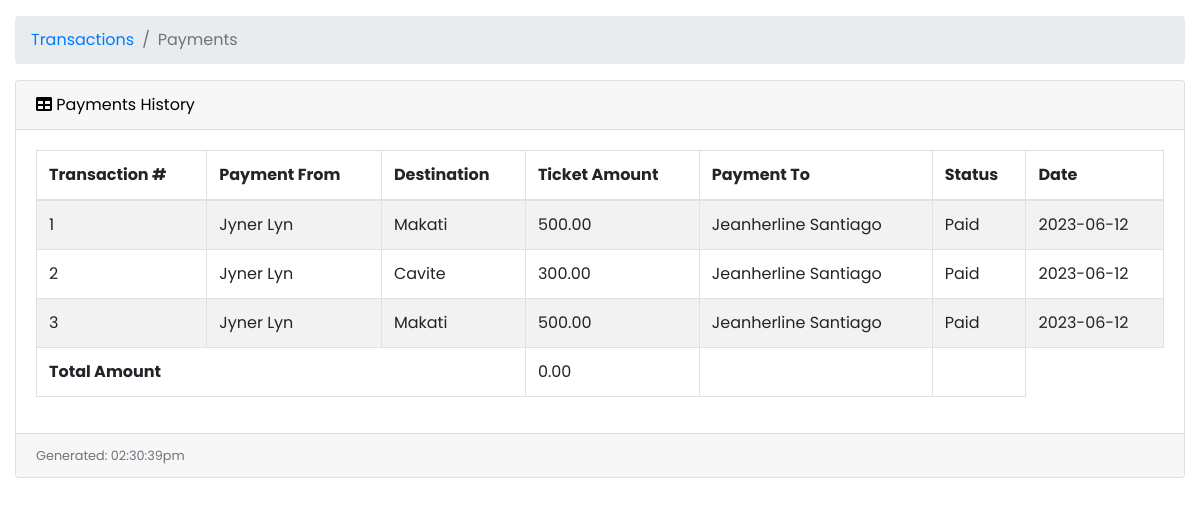
The page /user/payments.php (signed in) on the database its author committed.
### tables this page shows
CREATE TABLE `payment` (
  `payment_id` int(11) NOT NULL,
  `booking_id` int(11) NOT NULL,
  `ticket_amount` decimal(6,2) NOT NULL,
  `payment_to` varchar(30) NOT NULL,
  `payment_status` varchar(15) NOT NULL,
  `date` date NOT NULL,
  `created_at` timestamp NOT NULL DEFAULT current_timestamp(),
  `updated_at` timestamp NOT NULL DEFAULT current_timestamp() ON UPDATE current_timestamp()
);

CREATE TABLE `user_profile` (
  `user_id` int(11) NOT NULL,
  `profile_photo` varchar(255) DEFAULT NULL,
  `first_name` varchar(30) NOT NULL,
  `middle_name` varchar(30) NOT NULL,
  `last_name` varchar(30) NOT NULL,
  `city_id` int(11) NOT NULL,
  `nationality` varchar(30) NOT NULL,
  `gender` varchar(10) NOT NULL,
  `birthdate` date NOT NULL,
  `email` varchar(50) NOT NULL,
  `password` varchar(255) NOT NULL,
  `ticket_balance` varchar(255) DEFAULT NULL,
  `role` varchar(255) NOT NULL,
  `is_vaxxed` tinyint(1) NOT NULL DEFAULT 0,
  `vax_card` varchar(255) DEFAULT NULL,
  `is_agree` tinyint(1) NOT NULL DEFAULT 1,
  `created_at` timestamp NOT NULL DEFAULT current_timestamp(),
  `updated_at` timestamp NOT NULL DEFAULT current_timestamp() ON UPDATE current_timestamp()
);

CREATE TABLE `route` (
  `route_id` int(11) NOT NULL,
  `car_id` int(11) NOT NULL,
  `pickup_loc` varchar(255) NOT NULL,
  `dropoff_loc` varchar(255) NOT NULL,
  `departure` datetime NOT NULL DEFAULT current_timestamp(),
  `est_arrival_time` time NOT NULL,
  `route_status` varchar(15) NOT NULL,
  `cancellation_reason` varchar(255) DEFAULT NULL,
  `created_at` timestamp NOT NULL DEFAULT current_timestamp(),
  `updated_at` timestamp NOT NULL DEFAULT current_timestamp() ON UPDATE current_timestamp()
);

### user/payments.php (the view, shortened to what this page needs)
<?php
include('../db.php');
?>
<!DOCTYPE html>
<html lang="en">
<head>
    <link href="vendor/fontawesome-free/css/all.min.css" rel="stylesheet" type="text/css">
    <link href="vendor/datatables/dataTables.bootstrap4.css" rel="stylesheet">
    <link href="vendor/css/sb-admin.css" rel="stylesheet">
</head>
<body id="page-top">
    <div id="wrapper">
        <div id="content-wrapper">
            <div class="container-fluid">
                <?php
                if ($_SESSION['role'] == "City Admin" || $_SESSION['role'] == "Main Admin") {
                ?>
                    <ol class="breadcrumb">
                        <li class="breadcrumb-item">
                            <a href="#">Transactions</a>
                        </li>
                        <li class="breadcrumb-item active">Payments</li>
                    </ol>
                    <div class="card mb-3">
                        <div class="card-header">
                            <i class="fas fa-table"></i>
                            Payments History
                        </div>
                        <div class="card-body">
                            <div class="table-responsive">
                                <table class="table table-bordered table-striped table-hover" id="dataTable" width="100%" cellspacing="0">
                                    <thead>
                                        <tr>
                                            <th>Transaction #</th>
                                            <th>Payment From</th>
                                            <th>Destination</th>
                                            <th>Ticket Amount</th>
                                            <th>Payment To</th>
                                            <th>Status</th>
                                            <th>Date</th>
                                        </tr>
                                    </thead>
                                    <tbody>
                                        <?php
                                        $query = "SELECT p.*, b.booking_id, u.first_name, u.last_name, r.dropoff_loc
                                        FROM payment p
                                        INNER JOIN booking b ON p.booking_id = b.booking_id
                                        INNER JOIN seat s ON b.seat_id = s.seat_id
                                        INNER JOIN route r ON s.route_id = r.route_id
                                        INNER JOIN user_profile u ON b.user_id = u.user_id
                                        WHERE p.payment_status = 'Paid'
                                        ORDER BY p.created_at ASC";
                                        $stmt = $db->prepare($query);
                                        $stmt->execute();
                                        $result = $stmt->get_result();
                                        $count = 1;
                                        $totalPesoAmount = 0;
                                        $totalTicketAmount = 0;
                                        $totalConvenienceFee = 0;
                                        while ($row = $result->fetch_assoc()) {
                                            echo "<tr>";
                                            echo "<td>" . $count . "</td>";
                                            echo "<td>" . $row['first_name'] . " " . $row['last_name'] . "</td>";
                                            echo "<td>" . $row['dropoff_loc'] . "</td>";
                                            echo "<td>" . number_format($row['ticket_amount'], 2) . "</td>";
                                            echo "<td>" . $row['payment_to'] . "</td>";
                                            echo "<td>" . $row['payment_status'] . "</td>";
                                            echo "<td>" . $row['date'] . "</td>";
                                            echo "</tr>";
                                            $totalTicketAmount += $row['ticket_amount'];
                                            $count++;
                                        }
                                        ?>
                                    <tfoot>
                                        <tr>
                                            <td colspan="3"><b>Total Amount</b></td>
                                            <td colspan="1"><?php echo number_format($totalTicketAmount, 2); ?></td>
                                            <td></td>
                                            <td></td>
                                        </tr>
                                    </tfoot>
                                </table>
                            </div>
                        </div>
                        <div class="card-footer small text-muted">
                            <?php
                            date_default_timezone_set("Africa/Nairobi");
                            echo "Generated: " . date("h:i:sa");
                            ?>
                        </div>
                    </div>
                <?php
                } else if ($_SESSION['role'] == 'Driver') {
                ?>
                    <ol class="breadcrumb">
                        <li class="breadcrumb-item">
                            <a href="#">Transactions</a>
                        </li>
                        <li class="breadcrumb-item active">Payments</li>
                    </ol>
                    <div class="card mb-3">
                        <div class="card-header">
                            <i class="fas fa-table"></i>
                            Payments History
                        </div>
                        <div class="card-body">
                            <div class="table-responsive">
                                <table class="table table-bordered table-striped table-hover" id="dataTable" width="100%" cellspacing="0">
                                    <thead>
                                        <tr>
                                            <th>Transaction #</th>
                                            <th>Payment From</th>
                                            <th>Destination</th>
                                            <th>Ticket Amount</th>
                                            <th>Payment To</th>
                                            <th>Status</th>
                                            <th>Date</th>
                                        </tr>
                                    </thead>
                                    <tbody>
                                        <?php
                                        $user_id = $_SESSION['user_id'];
                                        $query = "SELECT p.*, b.booking_id, u.first_name, u.last_name, r.dropoff_loc
                                        FROM payment p
                                        INNER JOIN booking b ON p.booking_id = b.booking_id
                                        INNER JOIN user_profile u ON b.user_id = u.user_id
                                        INNER JOIN seat s ON b.seat_id = s.seat_id
                                        INNER JOIN route r ON s.route_id = r.route_id
                                        INNER JOIN car c ON r.car_id = c.car_id
                                        WHERE p.payment_status = 'Paid' AND c.user_id = $user_id
                                        ORDER BY p.created_at ASC";
                                        $stmt = $db->prepare($query);
                                        $stmt->execute();
                                        $result = $stmt->get_result();
                                        $count = 1;
                                        $totalTicketAmount = 0;
                                        while ($row = $result->fetch_assoc()) {
                                            echo "<tr>";
                                            echo "<td>" . $count . "</td>";
                                            echo "<td>" . $row['first_name'] . " " . $row['last_name'] . "</td>";
                                            echo "<td>" . $row['dropoff_loc'] . "</td>";
                                            echo "<td>" . number_format($row['ticket_amount'], 2) . "</td>";
                                            echo "<td>" . $row['payment_to'] . "</td>";
                                            echo "<td>" . $row['payment_status'] . "</td>";
                                            echo "<td>" . $row['date'] . "</td>";
                                            echo "</tr>";
                                            $count++;
                                        }
                                        ?>
                                    <tfoot>
                                        <tr>
                                            <td colspan="3"><b>Total Amount</b></td>
                                            <td colspan="1"><?php echo number_format($totalTicketAmount, 2); ?></td>
                                            <td></td>
                                            <td></td>
                                        </tr>
                                    </tfoot>
                                </table>
                            </div>
                        </div>
                        <div class="card-footer small text-muted">
                            <?php
                            echo "Generated: " . date("h:i:sa");
                            ?>
                        </div>
                    </div>
                <?php
                }
                ?>
            </div>
        </div>
    </div>
</body>
</html>

### rows shown on the page
payment: user_profile.first_name "Jyner", user_profile.last_name "Lyn", route.dropoff_loc "Makati", ticket_amount "500.00", payment_to "Jeanherline Santiago", payment_status "Paid", date "2023-06-12"
payment: user_profile.first_name "Jyner", user_profile.last_name "Lyn", route.dropoff_loc "Cavite", ticket_amount "300.00", payment_to "Jeanherline Santiago", payment_status "Paid", date "2023-06-12"
payment: user_profile.first_name "Jyner", user_profile.last_name "Lyn", route.dropoff_loc "Makati", ticket_amount "500.00", payment_to "Jeanherline Santiago", payment_status "Paid", date "2023-06-12"

### other values the page prints
$totalTicketAmount "0.00"
